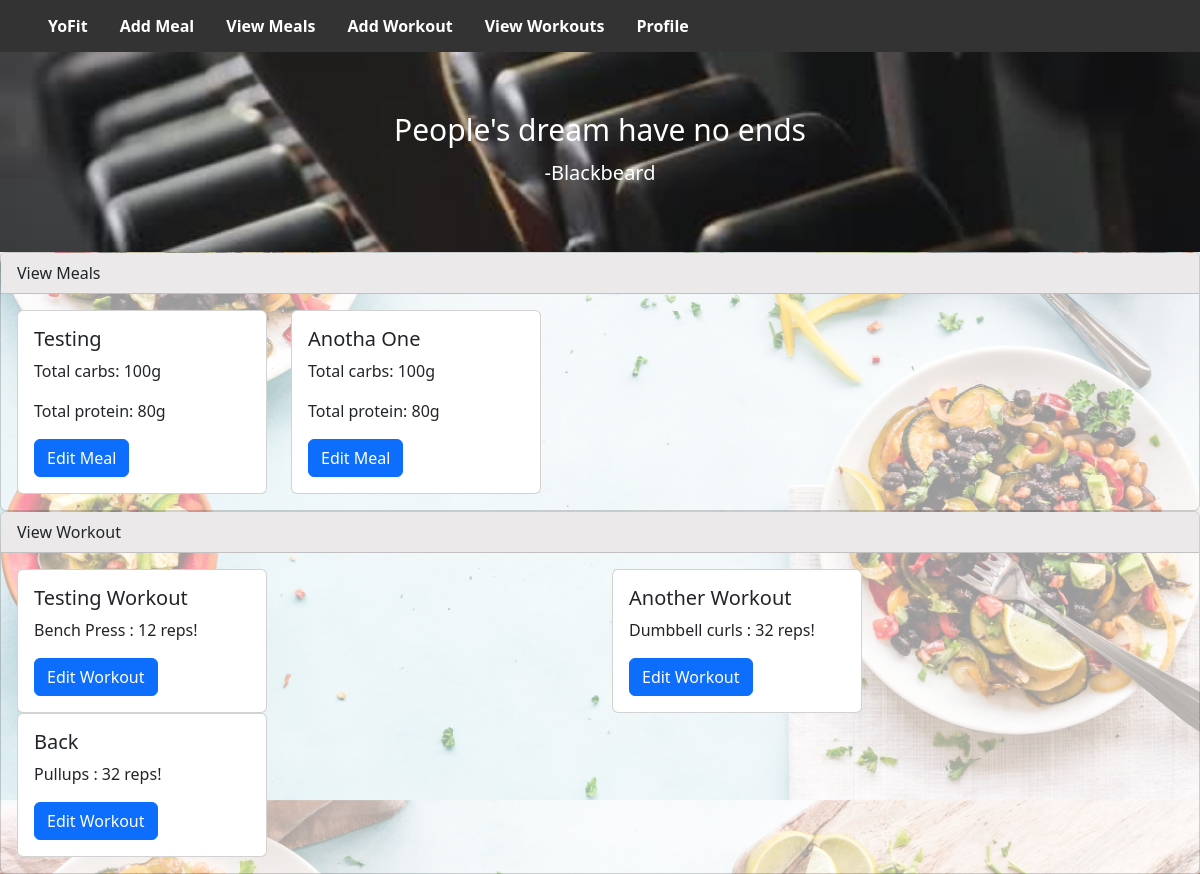
/testing1 (signed in), run on an earlier commit of the app's database.
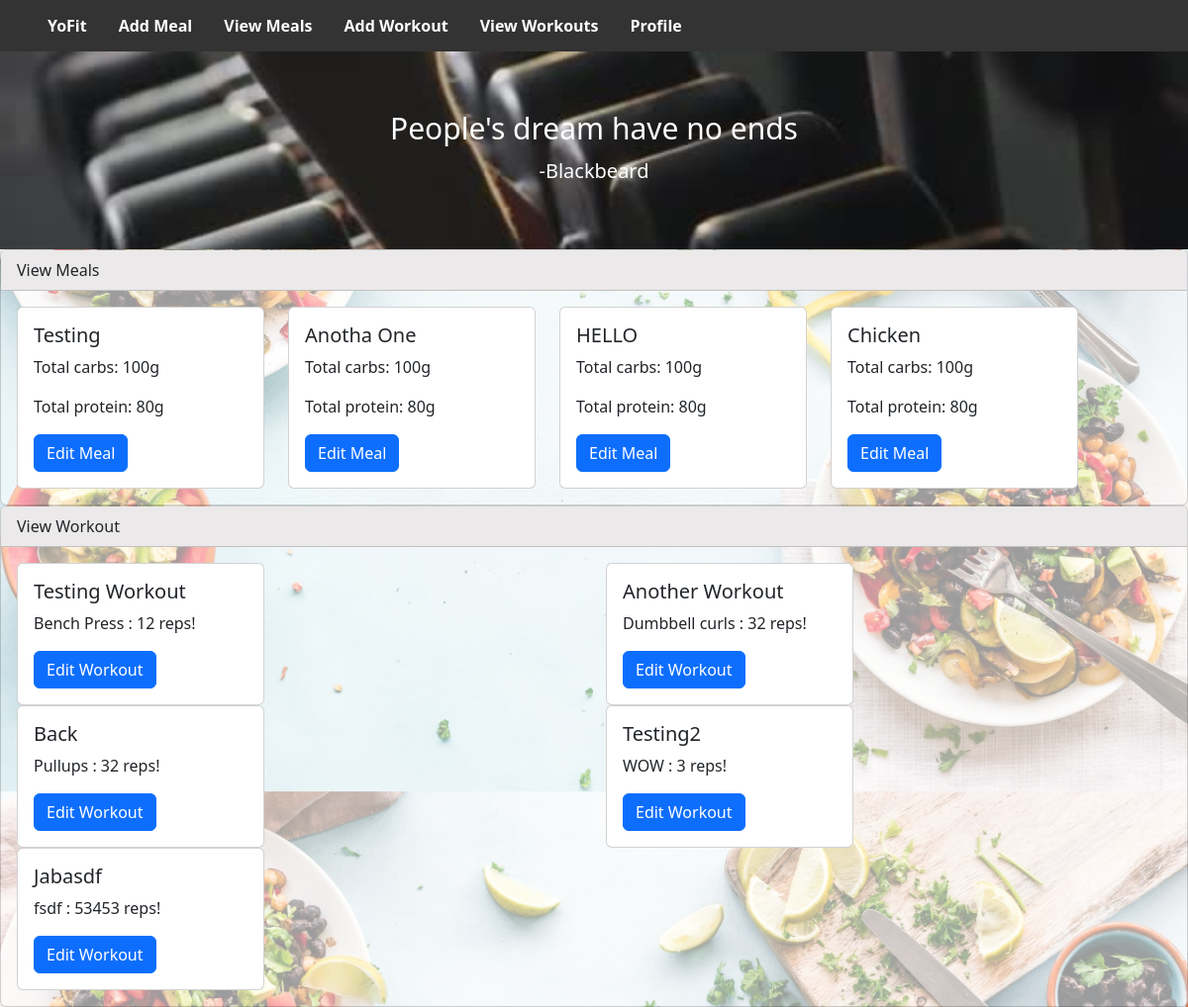
And on a later commit of the database.
### app/models.py (models this page shows)
class Meal(db.Model):
 id = db.Column(db.Integer, primary_key = True)
 name = db.Column(db.String(32))
 type = db.Column(db.String(16))
 meal_item_names = db.Column(db.String(1024))
 time_to_eat = db.Column(db.Date, default = date.today())
 time_meal = db.Column(db.Time, default = datetime.now())
 creator_id = db.Column(db.Integer, db.ForeignKey(User.id))
 meal_calories = db.Column(db.Float)
 meal_carbs = db.Column(db.Float)
 meal_protien = db.Column(db.Float) #spell mischeck- incase there is a bug later
 meal_fat = db.Column(db.Float)

class Workout(db.Model):
 id = db.Column(db.Integer, primary_key = True)
 name = db.Column(db.String(32))
 exercise = db.Column(db.String(32))
 repititions = db.Column(db.Integer)
 time_to_do = db.Column(db.Date, default = date.today())
 time_workout = db.Column(db.Time, default = datetime.now())
 creator_id = db.Column(db.Integer, db.ForeignKey(User.id))

### app/routes.py (the view)
@appObj.route('/testing1')
@login_required
def testing1():
  user = current_user
  all_workouts = Workout.query.filter_by(creator_id = user.id).all()
  all_meals = Meal.query.filter_by(creator_id = user.id).all()
  return render_template('testing.html', all_meals = all_meals, all_workouts = all_workouts)

### app/models.py (called while the page is built)
@login.user_loader
def load_user(id):
 return User.query.get(int(id))

### app/templates/testing.html (shortened to what this page needs)
<!DOCTYPE html>
<html lang="en" >
<head>
    <link rel="stylesheet" href="{{ url_for('static', filename='css/homepage.css') }}">
    <link href="https://cdn.jsdelivr.net/npm/bootstrap@5.2.3/dist/css/bootstrap.min.css" rel="stylesheet">
</head>
<header>
    <ul>
        <li><a class="active" href="/home">YoFit</a></li>
        <li><a class="active" href="/createMeal">Add Meal</a></li>
        <li><a class="active" href="/viewMeals">View Meals</a></li>
        <li><a class="active" href="/createWorkout">Add Workout</a></li>
        <li><a class="active" href="/viewWorkouts">View Workouts</a></li>
        <li><a class="active" href="/profile">Profile</a></li>
      </ul>
</header>
<body>
  <div class="hero-image">
    <div class="hero-text">
      <h1 id="quoteBanner">“Inherited Will, The Destiny of the Age, and The Dreams of the People. As long as people continue to pursue the meaning of Freedom, these things will never cease to be!"</h1>
      <h2 id="quoteAuthor">-Gol D. Roger</h2>
    </div>
  </div>
  <div class="card" style = "width: 100%; background:rgba(255, 255, 255, 0.6);">
    <div class="card-header" style = "background:rgb(235, 233, 233);">
      View Meals
    </div>
    <div class="card-body" style = "background:rgba(0,0,0,0);">
        <div class="row" style = "background:rgba(0,0,0,0);">
            {% for meal in all_meals %}
            <div class="col-sm-6" style = "background:rgba(0,0,0,0); width: fit-content">
              <div class="card" style ="min-width: 250px;">
                <div class="card-body">
                  <h5 class="card-title">{{meal.name}}</h5>
                  <p class="card-text">Total carbs: 100g</p>
                  <p class="card-text">Total protein: 80g</p>
                  <a href="/editMeal/{{meal.id}}" class="btn btn-primary">Edit Meal</a>
                </div>
              </div>
            </div>
            {% endfor %}
          </div>
    </div>
  </div>
  <div class="card" style = "width: 100%; background:rgba(255, 255, 255, 0.6);">
    <div class="card-header" style = "background:rgb(235, 233, 233);">
      View Workout
    </div>
    <div class="card-body" style = "background:rgba(0,0,0,0);">
        <div class="row" style = "background:rgba(0,0,0,0);">
            {% for workout in all_workouts%}
            <div class="col-sm-6" style = "background:rgba(0,0,0,0);">
              <div class="card" style ="min-width: 250px;">
                <div class="card-body">
                  <h5 class="card-title">{{workout.name}}</h5>
                  <p class="card-text">{{workout.exercise}} : {{workout.repititions}} reps!</p>
                  <a href="/editWorkout/{{workout.id}}" class="btn btn-primary">Edit Workout</a>
                </div>
              </div>
            </div>
            {% endfor %}
          </div>
    </div>
  </div>
</body>
</html>

What changed in the data, as far as the page shows it:
added Meal: name "HELLO"
added Meal: name "Chicken"
added Workout: name "Testing2", exercise "WOW", repititions "3"
added Workout: name "Jabasdf", exercise "fsdf", repititions "53453"
